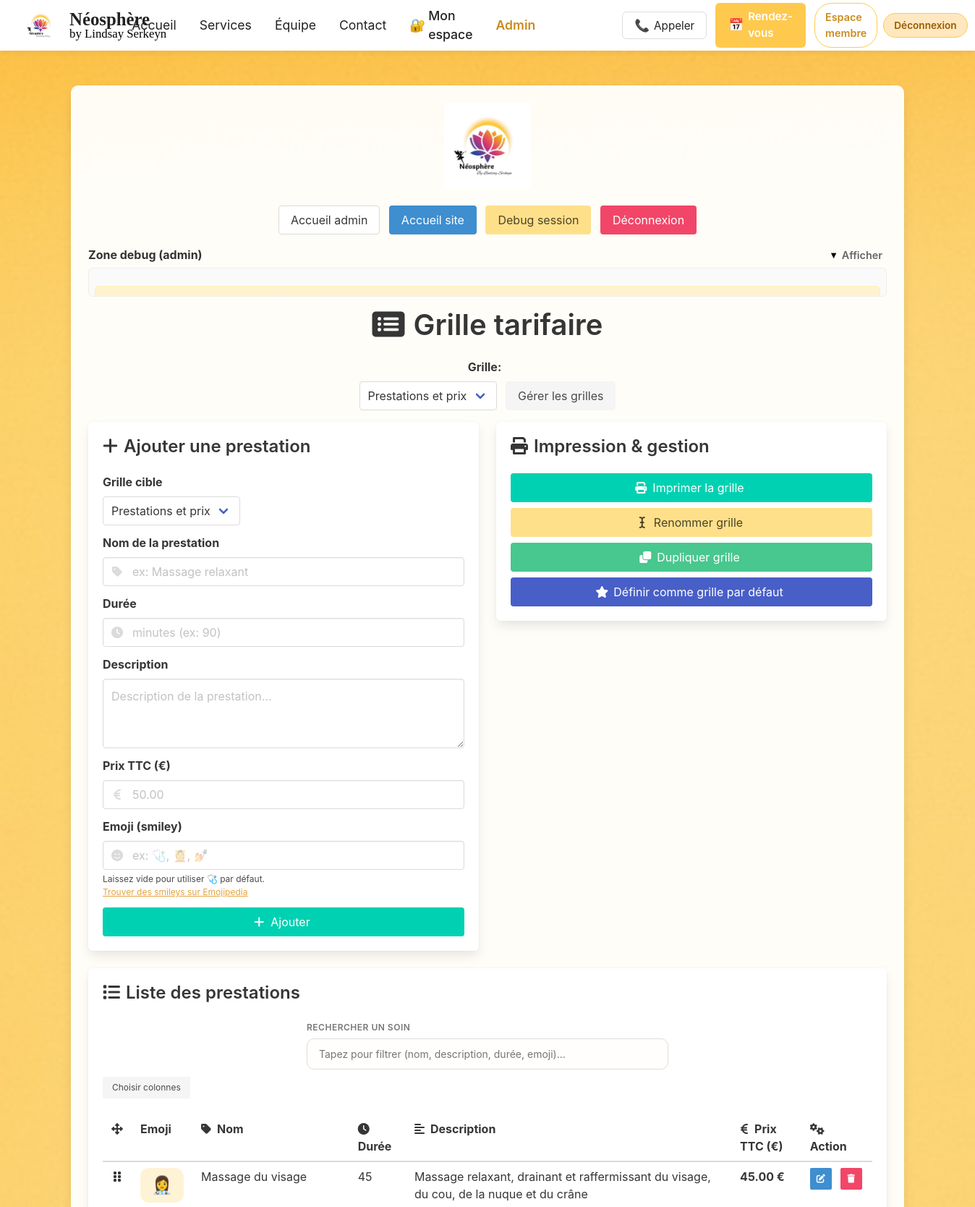
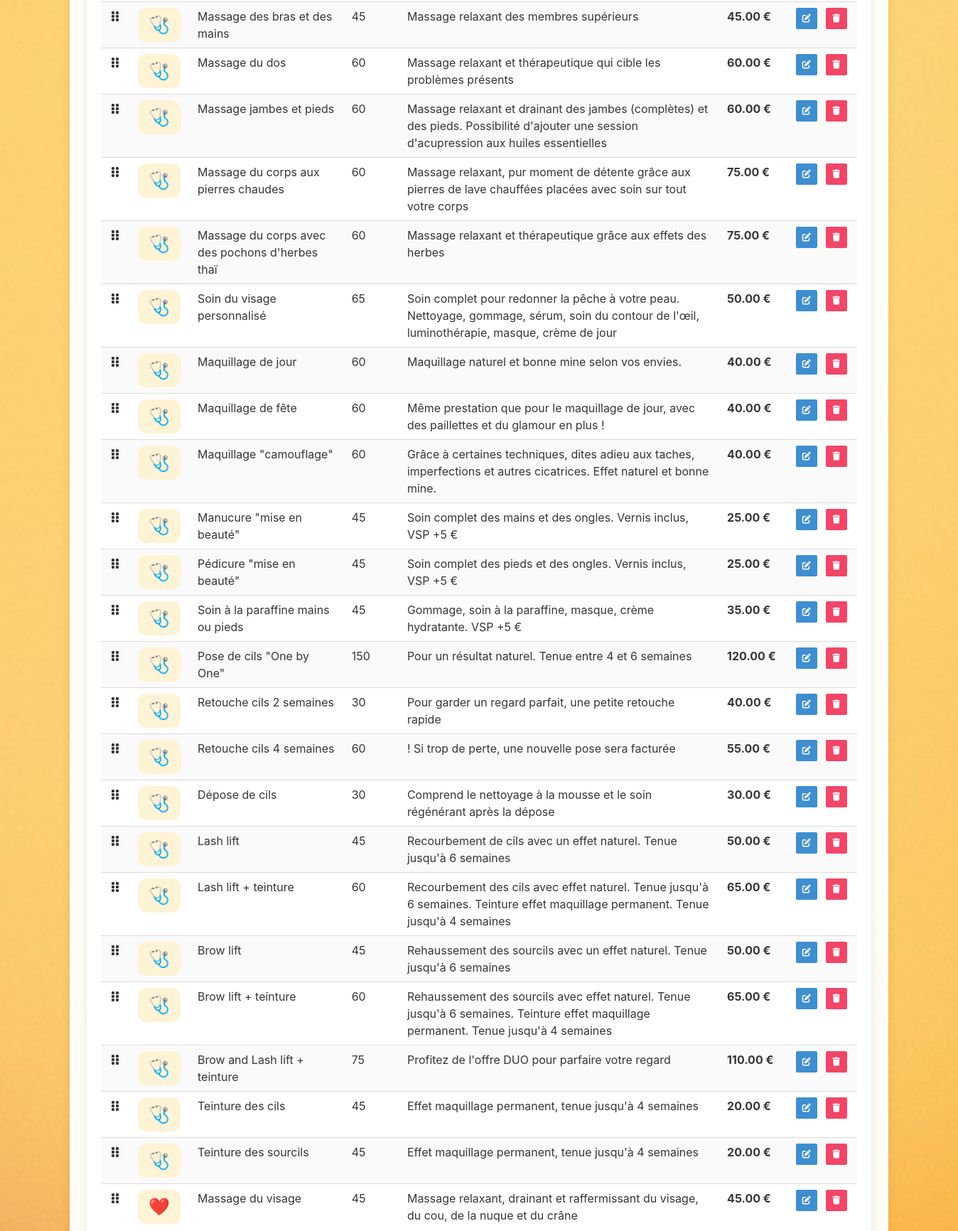
The app's page /admin/grille.php (signed in, upper part) with its own data (2 pictures, top to bottom).
### tables this page shows
CREATE TABLE `content_blocks` (
  `id` int(10) UNSIGNED NOT NULL,
  `slug` varchar(120) NOT NULL,
  `title` varchar(150) DEFAULT NULL,
  `content` mediumtext DEFAULT NULL,
  `updated_by` bigint(20) UNSIGNED DEFAULT NULL,
  `created_at` timestamp NOT NULL DEFAULT current_timestamp(),
  `updated_at` timestamp NOT NULL DEFAULT current_timestamp() ON UPDATE current_timestamp()
);

CREATE TABLE `prestations` (
  `id` int(11) NOT NULL,
  `nom` varchar(255) NOT NULL,
  `duree` varchar(100) DEFAULT NULL,
  `description` text DEFAULT NULL,
  `prix_ttc` decimal(10,2) DEFAULT 0.00,
  `poids` int(11) DEFAULT 0,
  `grid_id` int(11) DEFAULT 0,
  `emoji` varchar(10) DEFAULT '?'
);

### admin/grille.php (the view, shortened to what the rows shown need)
<?php
$dataFile = __DIR__ . '/grille_data.json';
require_once __DIR__ . '/inc/db.php';
function tableExists($pdo, $name) {
    try {
        $stmt = $pdo->query("SHOW TABLES LIKE " . $pdo->quote($name));
        return (bool) $stmt && $stmt->fetch();
    } catch (Exception $e) { return false; }
}
$useDb = tableExists($pdo, 'prestations');
if ($useDb) {
    try {
        $pdo->exec("CREATE TABLE IF NOT EXISTS grids (
            id INT AUTO_INCREMENT PRIMARY KEY,
            name VARCHAR(200) NOT NULL,
            owner VARCHAR(200) DEFAULT NULL,
            is_default TINYINT(1) DEFAULT 0,
            created_at TIMESTAMP DEFAULT CURRENT_TIMESTAMP
        ) ENGINE=InnoDB DEFAULT CHARSET=utf8mb4");
    } catch (Exception $e) {  }
}
$grids = [];
$currentGrid = 0;
if ($useDb) {
    try {
        $grows = $pdo->query("SELECT * FROM grids ORDER BY id ASC")->fetchAll(PDO::FETCH_ASSOC);
        foreach ($grows as $gr) $grids[$gr['id']] = $gr;
        if (isset($_GET['grid'])) { $currentGrid = intval($_GET['grid']); $_SESSION['current_grid']=$currentGrid; }
        elseif (isset($_SESSION['current_grid'])) $currentGrid = intval($_SESSION['current_grid']);
        else {
            foreach ($grids as $gid => $g) { if (!empty($g['is_default'])) { $currentGrid = $gid; break; } }
        }
    } catch (Exception $e) {  }
}
if ($useDb) {
    try {
        if ($currentGrid>0) {
            $stmt = $pdo->prepare("SELECT * FROM prestations WHERE grid_id = :gid ORDER BY poids ASC, id ASC");
            $stmt->execute([':gid'=>$currentGrid]);
            $prestations = $stmt->fetchAll(PDO::FETCH_ASSOC);
        } else {
            $prestations = $pdo->query("SELECT * FROM prestations ORDER BY poids ASC, id ASC")->fetchAll(PDO::FETCH_ASSOC);
        }
    } catch (Exception $e) { $prestations = []; }
} else {
    $prestations = loadPrestations($dataFile, $pdo, $useDb);
}
?>
<!DOCTYPE html>
<html lang="fr">
<head>
    <link rel="stylesheet" href="https://cdn.jsdelivr.net/npm/bulma@0.9.4/css/bulma.min.css">
    <link rel="stylesheet" href="https://cdnjs.cloudflare.com/ajax/libs/font-awesome/6.0.0/css/all.min.css">
</head>
<body>
<?php include_once __DIR__ . '/../menu.php'; ?>
    <?php include_once __DIR__ . '/../menu.php'; ?>
    <div class="scroll-content">
    <section class="section">
        <div class="container box" style="background: rgba(255,255,255,0.95); padding: 24px; border-radius:10px;">
            <h1 class="title is-2 has-text-centered">
                <i class="fas fa-list-alt mr-3"></i>Grille tarifaire
            </h1>
            <div class="columns">
                <div class="column is-half">
                    <div class="box no-print">
                        <h2 class="title is-4">
                            <i class="fas fa-plus mr-2"></i>Ajouter une prestation
                        </h2>
                    </div>
                </div>
                <div class="column is-half">
                    <div class="box no-print">
                        <h2 class="title is-4">
                            <i class="fas fa-print mr-2"></i>Impression & gestion
                        </h2>
                    </div>
                </div>
            </div>
            <div class="box">
                <h2 class="title is-4">
                    <i class="fas fa-list mr-2"></i>Liste des prestations
                </h2>
                <form method="post" id="ordreForm">
                    <table class="table is-fullwidth is-striped is-hoverable" id="grilleTable">
                        <thead>
                            <tr>
                                <th><i class="fas fa-arrows-alt"></i></th>
                                <th>Emoji</th>
                                <th><i class="fas fa-tag mr-2"></i>Nom</th>
                                <th><i class="fas fa-clock mr-2"></i>Durée</th>
                                <th><i class="fas fa-align-left mr-2"></i>Description</th>
                                <th><i class="fas fa-euro-sign mr-2"></i>Prix TTC (€)</th>
                                <th class="no-print"><i class="fas fa-cogs mr-2"></i>Action</th>
                            </tr>
                        </thead>
                        <tbody id="tableBody">
                        <?php foreach ($prestations as $i => $p): ?>
                        <tr data-id="<?= intval($p['id']) ?>">
                            <td class="drag-handle has-text-centered">
                                <i class="fas fa-grip-vertical" title="Déplacer"></i>
                            </td>
                            <td>
                                <span style="background:#FFF3D6; border-radius:12px; padding:6px 12px; font-size:1.5em; display:inline-block; min-width:2.5em; text-align:center;"><?= htmlspecialchars($p['emoji'] ?? '🩺') ?></span>
                            </td>
                            <td>
                              <?= htmlspecialchars($p['nom']) ?>
                            </td>
                            <td><?= intval($p['duree']) ?></td>
                            <td><?= htmlspecialchars($p['description']) ?></td>
                            <td><strong><?= htmlspecialchars($p['prix_ttc']) ?> €</strong></td>
                            <td class="no-print">
                                <div class="field is-grouped">
                                    <div class="control">
                                        <button class="button is-small is-info" type="button" onclick="openEditModal(
                                            <?= intval($p['id']) ?>,
                                            '<?= htmlspecialchars(addslashes($p['nom'])) ?>',
                                            <?= intval($p['duree']) ?>,
                                            '<?= htmlspecialchars(addslashes($p['description'])) ?>',
                                            '<?= htmlspecialchars(addslashes($p['prix_ttc'])) ?>',
                                            '<?= htmlspecialchars(addslashes($p['emoji'] ?? '🩺')) ?>'
                                        );">
                                            <span class="icon is-small">
                                                <i class="fas fa-edit"></i>
                                            </span>
                                        </button>
                                    </div>
                                    <div class="control">
                                        <a class="button is-small is-danger" href="?delete=<?= intval($p['id']) ?>" onclick="return confirm('Supprimer cette prestation ?')">
                                            <span class="icon is-small">
                                                <i class="fas fa-trash"></i>
                                            </span>
                                        </a>
                                    </div>
                                </div>
                            </td>
                        </tr>
                        <?php endforeach; ?>
                        </tbody>
                    </table>
                </form>
            </div>
        </div>
    </section>

### inc/menu.php (shortened to what the rows shown need)
<?php
require_once __DIR__.'/content.php';
require_once __DIR__.'/db.php';
$currentUser = null;
if (!empty($_SESSION['user_id']) && isset($pdo) && $pdo instanceof PDO) {
	try {
		$stmtU = $pdo->prepare('SELECT id, username, pseudo, email, role_id FROM users WHERE id = ? LIMIT 1');
		$stmtU->execute([$_SESSION['user_id']]);
		$currentUser = $stmtU->fetch();
	} catch (Throwable $e) { }
}
$labelEspace = $currentUser ? 'Mon espace' : 'Espace membre';
$isAdmin = $currentUser && isset($currentUser['role_id']) && (int)$currentUser['role_id'] === 1;
?>
<header style="background:#fff; box-shadow:0 2px 8px #0001; display:flex; align-items:center; justify-content:space-between; padding:0 32px; height:70px; position:sticky; top:0; left:0; right:0; z-index:1000; width:100%; box-sizing:border-box;">
	<a href="#accueil" aria-label="Aller à l'accueil Néosphère" style="display:flex; align-items:center; text-decoration:none; cursor:pointer;">
		<div style="line-height:1.05;">
			<span style="font-size:1.55em; font-weight:600; color:#222; display:block; line-height:1.02; font-family:'Dancing Script', cursive;" data-editable="site_brand_name"><?php echo content_get('site_brand_name','Néosphère'); ?></span>
			<span style="display:block; font-family:'Dancing Script', cursive; font-size:1.05em; margin-top:0; color:#000; line-height:1; white-space:nowrap;" data-editable="header_byline"><?php echo content_get('header_byline','by Lindsay Serkeyn'); ?></span>
		</div>
	</a>
	<nav style="display:flex; gap:32px; font-size:1.1em; align-items:center;">
		<a href="#accueil" style="color:#222; text-decoration:none;" data-editable="nav_home"><?php echo content_get('nav_home','Accueil'); ?></a>
		<a href="#services" style="color:#222; text-decoration:none;" data-editable="nav_services"><?php echo content_get('nav_services','Services'); ?></a>
		<a href="#equipe" style="color:#222; text-decoration:none;" data-editable="nav_team"><?php echo content_get('nav_team','Équipe'); ?></a>
		<a href="#contact" style="color:#222; text-decoration:none;" data-editable="nav_contact"><?php echo content_get('nav_contact','Contact'); ?></a>
		<a href="/membre/espace.php" style="color:#222; text-decoration:none; display:flex; align-items:center; gap:4px; font-weight:500;">
			<span>🔐</span>
			<span><?php echo htmlspecialchars($labelEspace); ?></span>
		</a>
		<?php if($isAdmin): ?>
		<a href="/admin/" style="color:#CB8C1E; text-decoration:none; font-weight:600;">Admin</a>
		<?php endif; ?>
	</nav>
	<div style="display:flex; gap:12px; align-items:center;">
		<button style="background:#fff; color:#222; border:1px solid #ddd; font-size:0.95em; display:flex; align-items:center; gap:6px; cursor:pointer; padding:8px 16px; border-radius:6px;" data-editable="header_call_btn"><span style="font-size:1.1em;">📞</span> <?php echo content_get('header_call_btn','Appeler'); ?></button>
		<a href="/agenda/prendre_rdv.php" style="background:#FFC94D; color:#fff; border:none; font-size:0.95em; display:flex; align-items:center; gap:6px; cursor:pointer; padding:8px 18px; border-radius:6px; font-weight:600; text-decoration:none;" data-editable="header_rdv_btn"><span style="font-size:1.1em;">📅</span> <?php echo content_get('header_rdv_btn','Rendez-vous'); ?></a>
		<?php if($currentUser): ?>
			<div style="display:flex; gap:8px; align-items:center;">
				<a href="/membre/espace.php" style="background:#fff; border:1px solid #FFC94D; color:#CB8C1E; font-size:0.9em; padding:8px 14px; border-radius:24px; text-decoration:none; font-weight:600;">Espace membre</a>
				<form method="post" action="/membre/logout.php" style="margin:0;">
				</form>
			</div>
		<?php else: ?>
			<a href="/membre/login.php" style="background:#fff; border:1px solid #FFC94D; color:#CB8C1E; font-size:0.9em; padding:8px 14px; border-radius:24px; text-decoration:none; font-weight:600;">Se connecter</a>
		<?php endif; ?>
	</div>
</header>

### records on screen
content_blocks: content "Néosphère"
content_blocks: content "by Lindsay Serkeyn"
content_blocks: content "Accueil"
content_blocks: content "Services"
content_blocks: content "Équipe"
content_blocks: content "Contact"
content_blocks: content "Appeler"
content_blocks: content "Rendez-vous"
prestations: emoji "👩‍⚕️", nom "Massage du visage", duree "45", description "Massage relaxant, drainant et raffermissant du visage, du cou, de la nuque et du crâne", prix_ttc "45.00"
prestations: emoji "🩺", nom "Massage des bras et des mains", duree "45", description "Massage relaxant des membres supérieurs", prix_ttc "45.00"
prestations: emoji "🩺", nom "Massage du dos", duree "60", description "Massage relaxant et thérapeutique qui cible les problèmes présents", prix_ttc "60.00"
prestations: emoji "🩺", nom "Massage jambes et pieds", duree "60", description "Massage relaxant et drainant des jambes (complètes) et des pieds. Possibilité d'ajouter une session d'acupression aux huiles essentielles", prix_ttc "60.00"
prestations: emoji "🩺", nom "Massage du corps aux pierres chaudes", duree "60", description "Massage relaxant, pur moment de détente grâce aux pierres de lave chauffées placées avec soin sur tout votre corps", prix_ttc "75.00"
prestations: emoji "🩺", nom "Massage du corps avec des pochons d'herbes thaï", duree "60", description "Massage relaxant et thérapeutique grâce aux effets des herbes", prix_ttc "75.00"
prestations: emoji "🩺", nom "Soin du visage personnalisé", duree "65", description "Soin complet pour redonner la pêche à votre peau. Nettoyage, gommage, sérum, soin du contour de l'œil, luminothérapie, masque, crème de jour", prix_ttc "50.00"
prestations: emoji "🩺", nom "Maquillage de jour", duree "60", description "Maquillage naturel et bonne mine selon vos envies.", prix_ttc "40.00"
prestations: emoji "🩺", nom "Maquillage de fête", duree "60", description "Même prestation que pour le maquillage de jour, avec des paillettes et du glamour en plus !", prix_ttc "40.00"
prestations: emoji "🩺", nom "Maquillage \"camouflage\"", duree "60", description "Grâce à certaines techniques, dites adieu aux taches, imperfections et autres cicatrices. Effet naturel et bonne mine.", prix_ttc "40.00"
prestations: emoji "🩺", nom "Manucure \"mise en beauté\"", duree "45", description "Soin complet des mains et des ongles. Vernis inclus, VSP +5 €", prix_ttc "25.00"
prestations: emoji "🩺", nom "Pédicure \"mise en beauté\"", duree "45", description "Soin complet des pieds et des ongles. Vernis inclus, VSP +5 €", prix_ttc "25.00"
prestations: emoji "🩺", nom "Soin à la paraffine mains ou pieds", duree "45", description "Gommage, soin à la paraffine, masque, crème hydratante. VSP +5 €", prix_ttc "35.00"
prestations: emoji "🩺", nom "Pose de cils \"One by One\"", duree "150", description "Pour un résultat naturel. Tenue entre 4 et 6 semaines", prix_ttc "120.00"
prestations: emoji "🩺", nom "Retouche cils 2 semaines", duree "30", description "Pour garder un regard parfait, une petite retouche rapide", prix_ttc "40.00"
prestations: emoji "🩺", nom "Retouche cils 4 semaines", duree "60", description "! Si trop de perte, une nouvelle pose sera facturée", prix_ttc "55.00"
prestations: emoji "🩺", nom "Dépose de cils", duree "30", description "Comprend le nettoyage à la mousse et le soin régénérant après la dépose", prix_ttc "30.00"
prestations: emoji "🩺", nom "Lash lift", duree "45", description "Recourbement de cils avec un effet naturel. Tenue jusqu'à 6 semaines", prix_ttc "50.00"
prestations: emoji "🩺", nom "Lash lift + teinture", duree "60", description "Recourbement des cils avec effet naturel. Tenue jusqu'à 6 semaines. Teinture effet maquillage permanent. Tenue jusqu'à 4 semaines", prix_ttc "65.00"
prestations: emoji "🩺", nom "Brow lift", duree "45", description "Rehaussement des sourcils avec un effet naturel. Tenue jusqu'à 6 semaines", prix_ttc "50.00"
prestations: emoji "🩺", nom "Brow lift + teinture", duree "60", description "Rehaussement des sourcils avec effet naturel. Tenue jusqu'à 6 semaines. Teinture effet maquillage permanent. Tenue jusqu'à 4 semaines", prix_ttc "65.00"
prestations: emoji "🩺", nom "Brow and Lash lift + teinture", duree "75", description "Profitez de l'offre DUO pour parfaire votre regard", prix_ttc "110.00"
prestations: emoji "🩺", nom "Teinture des cils", duree "45", description "Effet maquillage permanent, tenue jusqu'à 4 semaines", prix_ttc "20.00"
prestations: emoji "🩺", nom "Teinture des sourcils", duree "45", description "Effet maquillage permanent, tenue jusqu'à 4 semaines", prix_ttc "20.00"
prestations: emoji "❤️", nom "Massage du visage", duree "45", description "Massage relaxant, drainant et raffermissant du visage, du cou, de la nuque et du crâne", prix_ttc "45.00"

### other values on screen
$labelEspace "Mon espace"
form field grid "Prestations et prix"
form field grid_id "Prestations et prix"
